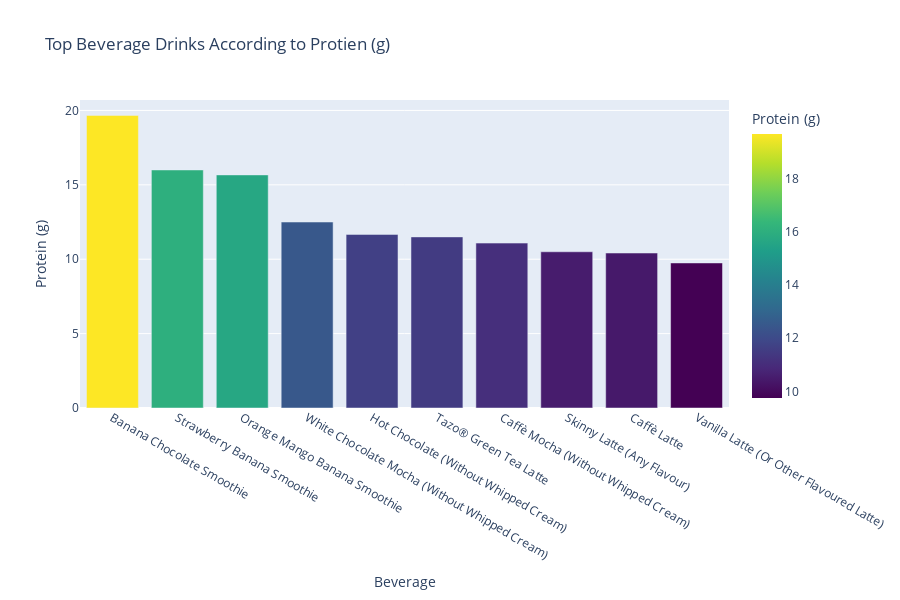

The notebook cell saved with this chart:
### Markdown cell above
# AVG Top10 Drinks According to protien

### Code cell
#by drinks
topBeverage_drink_P = pd.DataFrame(
    df.groupby('Beverage')['Protein (g) '].mean().sort_values(ascending = False))[:10]
fig2 = px.bar(topBeverage_drink_P, 
              x = topBeverage_drink_P.index, y = 'Protein (g) ', height = 600,
              color='Protein (g) ',
              title = 'Top Beverage Drinks According to Protien (g)', 
              color_continuous_scale = px.colors.sequential.Viridis)
fig2.show()

### Figure 1 — Plotly figure (JSON) as saved in the notebook; plotly's stock layout.template omitted (floating-point values rounded to 4 significant figures)
{"data": [{"alignmentgroup": "True", "hovertemplate": "Beverage=%{x}<br>Protein (g) =%{marker.color}<extra></extra>", "legendgroup": "", "marker": {"color": [19.67, 16, 15.67, 12.5, 11.67, 11.5, 11.08, 10.5, 10.42, 9.75], "coloraxis": "coloraxis", "pattern": {"shape": ""}}, "name": "", "offsetgroup": "", "orientation": "v", "showlegend": false, "textposition": "auto", "type": "bar", "x": ["Banana Chocolate Smoothie", "Strawberry Banana Smoothie", "Orange Mango Banana Smoothie", "White Chocolate Mocha (Without Whipped Cream)", "Hot Chocolate (Without Whipped Cream)", "Tazo® Green Tea Latte", "Caffè Mocha (Without Whipped Cream)", "Skinny Latte (Any Flavour)", "Caffè Latte", "Vanilla Latte (Or Other Flavoured Latte)"], "xaxis": "x", "y": [19.67, 16, 15.67, 12.5, 11.67, 11.5, 11.08, 10.5, 10.42, 9.75], "yaxis": "y"}], "layout": {"barmode": "relative", "coloraxis": {"colorbar": {"title": {"text": "Protein (g) "}}, "colorscale": [[0, "#440154"], [0.1111, "#482878"], [0.2222, "#3e4989"], [0.3333, "#31688e"], [0.4444, "#26828e"], [0.5556, "#1f9e89"], [0.6667, "#35b779"], [0.7778, "#6ece58"], [0.8889, "#b5de2b"], [1, "#fde725"]]}, "height": 600, "legend": {"tracegroupgap": 0}, "title": {"text": "Top Beverage Drinks According to Protien (g)"}, "xaxis": {"anchor": "y", "domain": [0, 1], "title": {"text": "Beverage"}}, "yaxis": {"anchor": "x", "domain": [0, 1], "title": {"text": "Protein (g) "}}}}
